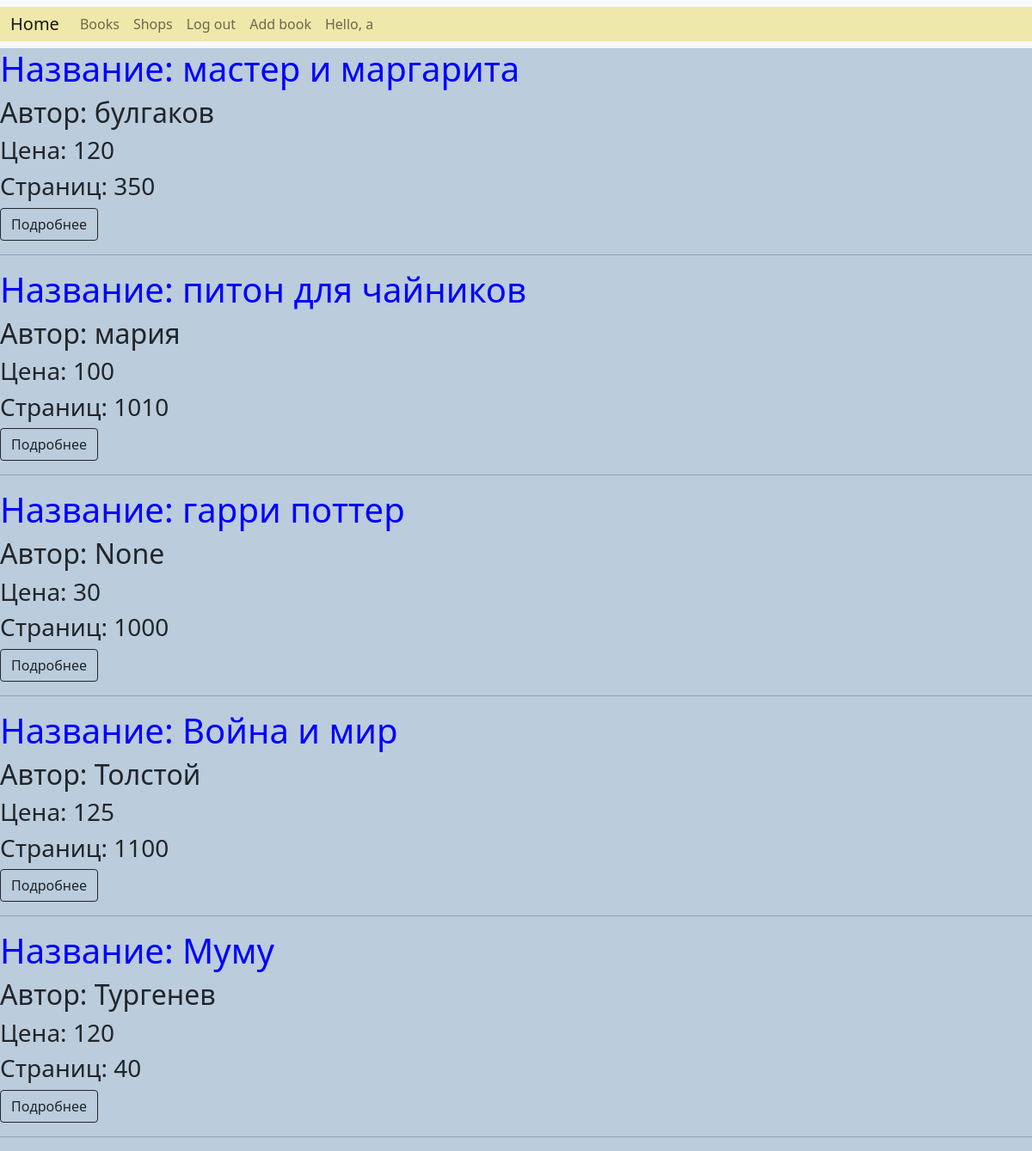
The app's page /books/ (signed in) with its own data.
### books/models.py (models this page shows, shortened)
class Book(models.Model):
    name = models.CharField(max_length=255)
    author = models.CharField(max_length=255, null=True, blank=True)
    price = models.IntegerField()
    pages = models.IntegerField(default=1000)

### books/views.py (the view)
# urls.py: path("books/", views.books, name="books"),
def books(request):
    books = models.Book.objects.all()
    context = {"books": books}
    return render(request, "books.html", context)

### books/templates/books.html (shortened to what this page needs)
{% extends "base.html" %}
{% block content %}
{% for book in books %}
    <h1>Название: {{ book.name }}</h1>
    <h2>Автор: {{ book.author }}</h2>
    <h3>Цена: {{ book.price }}</h3>
    <h3>Страниц: {{ book.pages }}</h3>
    <a class="btn btn-outline-dark" href="{% url 'book' book_id=book.pk %}">Подробнее</a>
    <hr/>
{% endfor %}
{% endblock %}

### books/templates/base.html (shortened to what this page needs)
{% load static %}
<!DOCTYPE html>
<html lang="en">
<head>
    <link href="https://cdn.jsdelivr.net/npm/bootstrap@5.1.3/dist/css/bootstrap.min.css" rel="stylesheet">
    <link rel="stylesheet" type="text/css" href="{% static 'styles.css' %}">
</head>
<body>
<nav class="navbar navbar-expand-lg navbar-light bg-light">
    <div class="container-fluid">
        <a class="navbar-brand" href="{% url 'home' %}">Home</a>
        <div class="collapse navbar-collapse" id="navbarNavAltMarkup">
            <div class="navbar-nav">
                <a class="nav-link" href="{% url 'books' %}">Books</a>
            </div>
            <div class="navbar-nav">
                <a class="nav-link" href="{% url 'shops' %}">Shops</a>
            </div>
            {% if user.is_authenticated %}
                <div class="navbar-nav">
                    <a class="nav-link" href="{% url 'logout' %}">Log out</a>
                </div>
                <div class="navbar-nav">
                    <a class="nav-link" href="{% url 'add_book' %}">Add book</a>
                </div>
                <div class="navbar-nav">
                    <a class="nav-link" href="#">Hello, {{  user.get_username }} </a>
                </div>
            {% endif %}
        </div>
    </div>
</nav>
{% block content %}
{% endblock %}
</body>
</html>

### books/static/styles.css (style rules this page uses)
h1 { color: blue; }
body { background-color: #bbccdd; }
.container-fluid { background-color: palegoldenrod; }

### records on screen
Book: name "мастер и маргарита", author "булгаков", price "120", pages "350"
Book: name "питон для чайников", author "мария", price "100", pages "1010"
Book: name "гарри поттер", author "None", price "30", pages "1000"
Book: name "Война и мир", author "Толстой", price "125", pages "1100"
Book: name "Муму", author "Тургенев", price "120", pages "40"

### other values on screen
{{ user.get_username }} "a"
